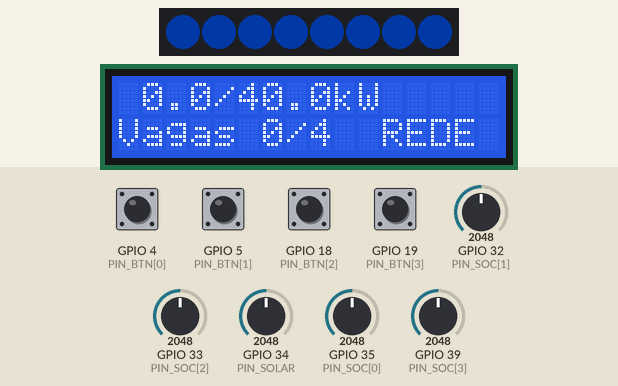
Recording of a sketch running on a simulated ESP32. Parts: 8 RGB LEDs in strip order, left to right, 16×2 character LCD. The inputs (shaded band) are chosen by the test bench; at power-on: GPIO 4 (PIN_BTN[0]), GPIO 5 (PIN_BTN[1]), GPIO 18 (PIN_BTN[2]), GPIO 19 (PIN_BTN[3]) HIGH, GPIO 34 (PIN_SOLAR) = 2048, GPIO 32 (PIN_SOC[1]) = 2048, GPIO 33 (PIN_SOC[2]) = 2048, GPIO 35 (PIN_SOC[0]) = 2048, GPIO 39 (PIN_SOC[3]) = 2048 (analog values on the 0–4095 scale). Dim RGB values are drawn brighter than linear; WiFi joins after 1.5 s; servers stay silent unless stated; uploads are accepted with an empty reply; EEPROM starts erased; what the sketch prints to the serial monitor is not drawn.

Above: at 3.0 s.
3.1 s: GPIO 4 (PIN_BTN[0]) pulled LOW for 0.15 s
At 3.53 s:
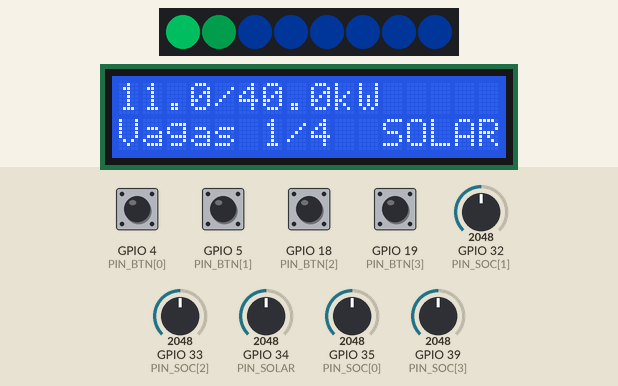
3.8 s: GPIO 34 (PIN_SOLAR) set to 951
5.9 s: GPIO 34 (PIN_SOLAR) set to 868
At 6.83 s:
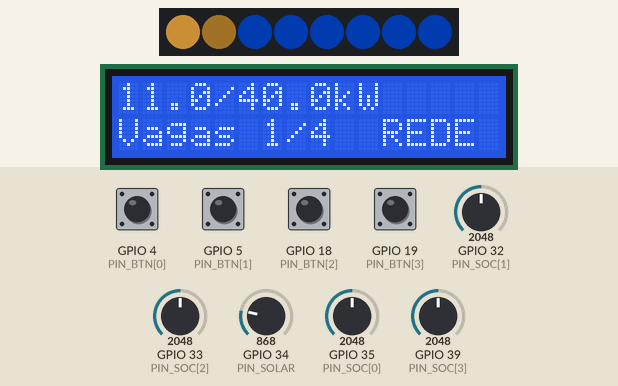
7.9 s: GPIO 5 (PIN_BTN[1]) pulled LOW for 0.15 s
At 8.13 s:
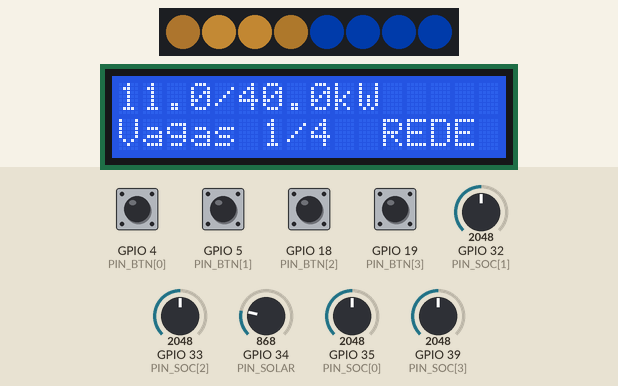
8.6 s: GPIO 18 (PIN_BTN[2]) pulled LOW for 0.15 s
At 8.93 s:
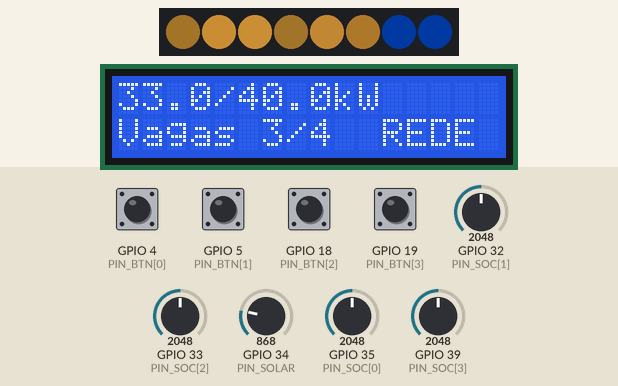
9.3 s: GPIO 19 (PIN_BTN[3]) pulled LOW for 0.15 s
At 10.81 s:
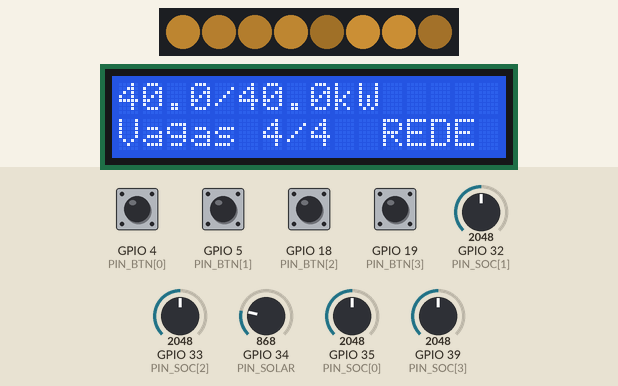
Timing chart, 0 to 11.0 s (numbered marks = the images above; inputs shaded):
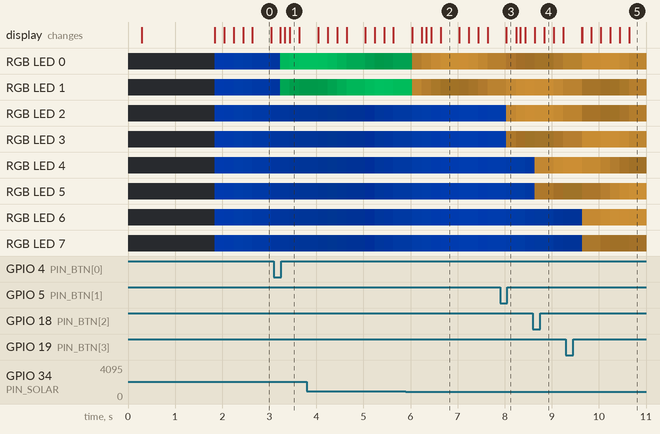

Measured:
- the behaviour switches between 901 and 900 on GPIO 34 (PIN_SOLAR) (found by bisection; images 1 and 2)

The sketch:

sketch.ino
```cpp
/* =====================================================================
   ChargeGrid Intelligence — Estação de recarga solar-first
   Challenge GoodWe 2026 · FIAP · Grupo 2
   ESP32 + Wokwi + Firebase Realtime Database

   Vaga 1: veículo REAL (telemetria do Android via Battery Status API)
   Vagas 2-4: simuladas por potenciômetro
   ===================================================================== */

#include <WiFi.h>
#include <WiFiClientSecure.h>
#include <HTTPClient.h>
#include <ArduinoJson.h>
#include <Adafruit_NeoPixel.h>
#include <Preferences.h>
#include <Wire.h>
#include <LiquidCrystal_I2C.h>

/* ============ CONFIGURE AQUI ============ */
const char* WIFI_SSID = "Wokwi-GUEST";
const char* WIFI_PASS = "";
const int   WIFI_CH   = 6;

const char* DB_URL = "https://SEU-PROJETO-default-rtdb.firebaseio.com";
/* ======================================== */

/* ---------- pinos (todos ADC1: ADC2 é bloqueado pelo Wi-Fi) ---------- */
#define PIN_SOLAR 34
const int PIN_SOC[4] = { 35, 32, 33, 39 };
const int PIN_BTN[4] = {  4,  5, 18, 19 };
#define PIN_LED   13
#define N_LEDS     8

/* ---------- parâmetros do modelo ---------- */
const float P_DISJUNTOR   = 40.0;   // kW — limite físico da entrada
const float P_REDE_PONTA  =  8.0;   // kW — teto de rede em horário de ponta
const float P_SOLAR_MAX   = 25.0;   // kW — geração de pico (escala 1:1000)
const float P_VAGA_MAX    = 11.0;   // kW — potência nominal por vaga
const float P_PISO        =  3.7;   // kW — ninguém fica parado
const float CAP_BATERIA   = 60.0;   // kWh — capacidade do "veículo"

const float TARIFA_PONTA  = 2.80;   // R$/kWh
const float TARIFA_REDE   = 2.20;
const float TARIFA_SOLAR  = 1.60;   // a tarifa segue o sol

const unsigned long TELEMETRIA_TTL = 15000;  // ms até considerar offline

/* ---------- identidade dos veículos (análogo ao EVCCID) ---------- */
const char* EVCCID[4] = {
  "A4F21B8C039E", "B7C3D91E2048", "C2E58A47F1B3", "D9014FA6C72E"
};

/* ---------- estado ---------- */
struct Vaga {
  bool     conectada  = false;
  bool     concluida  = false;
  int      soc        = 0;
  float    demanda    = 0;
  float    alocado    = 0;
  float    energia    = 0;   // kWh
  float    solarKwh   = 0;
  float    redeKwh    = 0;
  float    valor      = 0;
  uint32_t inicioMs   = 0;
  float    fase       = 0;   // animação do LED
};
Vaga vaga[4];

float solarKW      = 0;
float pLimite      = P_DISJUNTOR;
float pTotal       = 0;
float fracaoSolar  = 0;
bool  horarioPonta = false;
bool  deficitAtivo = false;

int  socRemoto = -1;
bool plugadoRemoto = false;
unsigned long ultimaTelemetria = 0;
bool telemetriaViva = false;

uint32_t contadorSessao = 0;
uint32_t contadorAlerta = 0;

/* ---------- objetos ---------- */
Adafruit_NeoPixel strip(N_LEDS, PIN_LED, NEO_GRB + NEO_KHZ800);
LiquidCrystal_I2C lcd(0x27, 16, 2);
WiFiClientSecure  net;
Preferences       prefs;

unsigned long tCiclo = 0, tRede = 0, tPub = 0, tHist = 0, tLcd = 0;
bool alternaLeitura = false;

/* =====================================================================
   SETUP
   ===================================================================== */
void setup() {
  Serial.begin(115200);
  delay(200);
  Serial.println("\n[ChargeGrid] iniciando...");

  for (int i = 0; i < 4; i++) pinMode(PIN_BTN[i], INPUT_PULLUP);
  analogReadResolution(12);

  strip.begin();
  strip.setBrightness(120);
  strip.show();

  Wire.begin(21, 22);
  lcd.init();
  lcd.backlight();
  lcd.setCursor(0, 0);
  lcd.print("ChargeGrid");
  lcd.setCursor(0, 1);
  lcd.print("conectando...");

  prefs.begin("chargegrid", false);
  contadorSessao = prefs.getUInt("sessao", 0);
  contadorAlerta = prefs.getUInt("alerta", 0);

  WiFi.begin(WIFI_SSID, WIFI_PASS, WIFI_CH);
  while (WiFi.status() != WL_CONNECTED) { delay(150); Serial.print("."); }
  Serial.printf("\n[WiFi] ok  IP %s\n", WiFi.localIP().toString().c_str());

  net.setInsecure();          // demo: sem validação de certificado

  lcd.clear();
  lcd.print("Estacao online");
}

/* =====================================================================
   ENTRADAS
   ===================================================================== */
void lerBotoes() {
  static bool ultimo[4] = { HIGH, HIGH, HIGH, HIGH };
  static unsigned long tUlt[4] = { 0, 0, 0, 0 };

  for (int i = 0; i < 4; i++) {
    bool agora = digitalRead(PIN_BTN[i]);
    if (agora != ultimo[i] && millis() - tUlt[i] > 60) {
      tUlt[i] = millis();
      ultimo[i] = agora;
      if (agora == LOW) {
        // vaga 1 obedece à telemetria quando ela está viva
        if (i == 0 && telemetriaViva) continue;
        if (vaga[i].conectada) desconectar(i);
        else                   conectar(i);
      }
    }
  }
}

void conectar(int i) {
  vaga[i] = Vaga();
  vaga[i].conectada = true;
  vaga[i].inicioMs  = millis();
  Serial.printf("[vaga %d] veiculo %s conectado\n", i + 1, EVCCID[i]);
}

void desconectar(int i) {
  if (vaga[i].conectada && vaga[i].energia > 0.01) enviarSessao(i);
  vaga[i] = Vaga();
  Serial.printf("[vaga %d] liberada\n", i + 1);
}

void lerSensores() {
  solarKW = (analogRead(PIN_SOLAR) / 4095.0) * P_SOLAR_MAX;

  for (int i = 0; i < 4; i++) {
    if (i == 0 && telemetriaViva) {
      vaga[0].soc = socRemoto;                      // veículo real
      if (plugadoRemoto && !vaga[0].conectada)  conectar(0);
      if (!plugadoRemoto &&  vaga[0].conectada) desconectar(0);
    } else {
      int leitura = 0;
      for (int k = 0; k < 5; k++) leitura += analogRead(PIN_SOC[i]);  // média móvel
      vaga[i].soc = map(leitura / 5, 0, 4095, 0, 100);
    }
  }
}

/* =====================================================================
   MODELO — demanda, rateio e energia
   ===================================================================== */
float demandaPorSoc(int soc) {
  if (soc >= 100) return 0.0;      // sessão concluída
  if (soc >=  95) return 2.0;      // taper CC-CV
  if (soc >=  80) return 7.4;      // tensão constante
  return P_VAGA_MAX;               // corrente constante
}

void calcularAlocacao() {
  pLimite = P_DISJUNTOR;
  if (horarioPonta) pLimite = min(P_DISJUNTOR, solarKW + P_REDE_PONTA);

  float demandaTotal = 0;
  int   ativas = 0;
  for (int i = 0; i < 4; i++) {
    vaga[i].alocado = 0;
    vaga[i].concluida = (vaga[i].conectada && vaga[i].soc >= 100);
    if (vaga[i].conectada && !vaga[i].concluida) {
      vaga[i].demanda = demandaPorSoc(vaga[i].soc);
      demandaTotal += vaga[i].demanda;
      ativas++;
    } else {
      vaga[i].demanda = 0;
    }
  }

  if (ativas == 0) { pTotal = 0; verificarDeficit(false); return; }

  if (demandaTotal <= pLimite) {
    for (int i = 0; i < 4; i++) vaga[i].alocado = vaga[i].demanda;
    verificarDeficit(false);
  } else {
    // prioriza quem tem menos bateria
    int ordem[4], n = 0;
    for (int i = 0; i < 4; i++)
      if (vaga[i].conectada && !vaga[i].concluida) ordem[n++] = i;
    for (int a = 0; a < n - 1; a++)
      for (int b = a + 1; b < n; b++)
        if (vaga[ordem[b]].soc < vaga[ordem[a]].soc) {
          int t = ordem[a]; ordem[a] = ordem[b]; ordem[b] = t;
        }

    float piso = min(P_PISO, pLimite / n);
    float restante = pLimite - piso * n;
    for (int k = 0; k < n; k++) {
      int i = ordem[k];
      float extra = min(vaga[i].demanda - piso, restante);
      if (extra < 0) extra = 0;
      vaga[i].alocado = piso + extra;
      restante -= extra;
    }
    verificarDeficit(true);
  }

  pTotal = 0;
  for (int i = 0; i < 4; i++) pTotal += vaga[i].alocado;
  fracaoSolar = (pTotal > 0.01) ? min(1.0f, solarKW / pTotal) : 0;
}

void acumularEnergia(float dtSegundos) {
  float h = dtSegundos / 3600.0;
  float tarifa = horarioPonta ? TARIFA_PONTA
               : (fracaoSolar > 0.5 ? TARIFA_SOLAR : TARIFA_REDE);

  for (int i = 0; i < 4; i++) {
    if (vaga[i].alocado <= 0) continue;
    float kwh = vaga[i].alocado * h;
    vaga[i].energia  += kwh;
    vaga[i].solarKwh += kwh * fracaoSolar;
    vaga[i].redeKwh  += kwh * (1.0 - fracaoSolar);
    vaga[i].valor    += kwh * tarifa;
  }
}

int minutosRestantes(int i) {
  if (vaga[i].alocado <= 0.01) return -1;
  float falta = (100 - vaga[i].soc) / 100.0 * CAP_BATERIA;   // kWh
  return (int)((falta / vaga[i].alocado) * 60.0);
}

const char* statusVaga(int i) {
  if (!vaga[i].conectada) return "livre";
  if (vaga[i].concluida)  return "concluida";
  if (vaga[i].alocado > 0) return "carregando";
  return "ocupada";
}

/* =====================================================================
   LEDS — 2 por vaga, velocidade proporcional à potência
   ===================================================================== */
void atualizarLeds() {
  for (int i = 0; i < 4; i++) {
    uint8_t r = 0, g = 0, b = 0;
    float brilhoA = 1.0, brilhoB = 1.0;

    if (!vaga[i].conectada) {
      r = 0; g = 60; b = 170;                       // azul: livre
      float p = (sin(millis() / 900.0) + 1) / 2;
      brilhoA = brilhoB = 0.25 + p * 0.45;
    } else if (vaga[i].concluida) {
      r = 0; g = 170; b = 70;                       // verde fixo
    } else if (vaga[i].alocado > 0) {
      if (fracaoSolar > 0.5) { r = 0;   g = 180; b = 90; }  // solar
      else                   { r = 232; g = 163; b = 61; }  // rede
      float vel = 0.05 + (vaga[i].alocado / P_VAGA_MAX) * 0.45;
      vaga[i].fase += vel;
      brilhoA = 0.30 + (sin(vaga[i].fase) + 1) / 2 * 0.70;
      brilhoB = 0.30 + (sin(vaga[i].fase + PI) + 1) / 2 * 0.70;
    } else {
      r = 214; g = 69; b = 60;                      // vermelho: sem potência
    }

    strip.setPixelColor(i * 2,     strip.Color(r * brilhoA, g * brilhoA, b * brilhoA));
    strip.setPixelColor(i * 2 + 1, strip.Color(r * brilhoB, g * brilhoB, b * brilhoB));
  }
  strip.show();
}

void atualizarLcd() {
  char l1[17], l2[17];
  snprintf(l1, 17, "%4.1f/%4.1fkW %s", pTotal, pLimite, horarioPonta ? "PT" : "  ");
  int ativas = 0;
  for (int i = 0; i < 4; i++) if (vaga[i].conectada) ativas++;
  snprintf(l2, 17, "Vagas %d/4  %s", ativas, fracaoSolar > 0.5 ? "SOLAR" : "REDE ");
  lcd.setCursor(0, 0); lcd.print(l1);
  lcd.setCursor(0, 1); lcd.print(l2);
}

/* =====================================================================
   FIREBASE
   ===================================================================== */
bool requisicao(const char* metodo, const String& caminho,
                const String& corpo, String& resposta) {
  HTTPClient http;
  http.setReuse(true);
  http.setTimeout(6000);
  if (!http.begin(net, String(DB_URL) + caminho)) return false;
  http.addHeader("Content-Type", "application/json");
  int code = http.sendRequest(metodo, (uint8_t*)corpo.c_str(), corpo.length());
  bool ok = (code == 200);
  if (ok) resposta = http.getString();
  http.end();
  return ok;
}

/* Um único PATCH na raiz: evita repetir handshake TLS a cada nó. */
void publicarEstado() {
  StaticJsonDocument<3072> doc;

  JsonObject est = doc.createNestedObject("estacao");
  est["entrada_kw"]        = P_DISJUNTOR;
  est["limite_atual_kw"]   = round(pLimite * 10) / 10.0;
  est["geracao_solar_kw"]  = round(solarKW * 10) / 10.0;
  est["potencia_total_kw"] = round(pTotal * 10) / 10.0;
  est["fracao_solar"]      = round(fracaoSolar * 100) / 100.0;
  est["fonte_predominante"]= fracaoSolar > 0.5 ? "solar" : "rede";
  est["horario_ponta"]     = horarioPonta;
  est["veiculo_real"]      = telemetriaViva;
  est["uptime_s"]          = millis() / 1000;

  JsonObject vs = doc.createNestedObject("vagas");
  for (int i = 0; i < 4; i++) {
    JsonObject v = vs.createNestedObject(String("vaga") + (i + 1));
    v["status"]         = statusVaga(i);
    v["veiculo_id"]     = vaga[i].conectada ? EVCCID[i] : "";
    v["potencia_kw"]    = round(vaga[i].alocado * 10) / 10.0;
    v["potencia_max_kw"]= P_VAGA_MAX;
    v["soc"]            = vaga[i].soc;
    v["energia_kwh"]    = round(vaga[i].energia * 1000) / 1000.0;
    v["valor"]          = round(vaga[i].valor * 100) / 100.0;
    v["previsao_min"]   = vaga[i].conectada ? minutosRestantes(i) : -1;
    v["fonte_real"]     = (i == 0 && telemetriaViva);
  }

  String corpo, resp;
  serializeJson(doc, corpo);
  if (!requisicao("PATCH", "/.json", corpo, resp))
    Serial.println("[firebase] falha ao publicar");
}

void lerTelemetria() {
  String resp;
  if (!requisicao("GET", "/telemetria/vaga1.json", "", resp)) return;

  StaticJsonDocument<256> doc;
  if (deserializeJson(doc, resp) || doc.isNull()) return;

  int  s = doc["soc"]     | -1;
  bool p = doc["plugado"] | false;
  if (s >= 0) {
    socRemoto = s;
    plugadoRemoto = p;
    ultimaTelemetria = millis();
    if (!telemetriaViva) Serial.println("[telemetria] veiculo real online");
  }
}

void lerComandos() {
  String resp;
  if (!requisicao("GET", "/comandos.json", "", resp)) return;

  StaticJsonDocument<768> doc;
  if (deserializeJson(doc, resp) || doc.isNull()) return;

  for (JsonPair kv : doc.as<JsonObject>()) {
    JsonObject c = kv.value().as<JsonObject>();
    if (c["lido"] | true) continue;

    String alvo  = kv.key().c_str();
    String acao  = c["acao"] | "";
    float  valor = c["valor"] | 0.0;

    if (alvo == "estacao") {
      if (acao == "ponta") horarioPonta = (valor > 0.5);
      Serial.printf("[comando] ponta = %d\n", horarioPonta);
    } else {
      int i = alvo.substring(4).toInt() - 1;
      if (i >= 0 && i < 4) {
        if      (acao == "parar")   desconectar(i);
        else if (acao == "iniciar") conectar(i);
        else if (acao == "limitar") vaga[i].demanda = valor;
        Serial.printf("[comando] %s -> %s\n", alvo.c_str(), acao.c_str());
      }
    }
    String r;
    requisicao("PATCH", "/comandos/" + alvo + ".json", "{\"lido\":true}", r);
  }
}

void enviarSessao(int i) {
  StaticJsonDocument<384> doc;
  doc["vaga"]        = String("vaga") + (i + 1);
  doc["veiculo_id"]  = EVCCID[i];
  doc["energia_kwh"] = round(vaga[i].energia * 1000) / 1000.0;
  doc["solar_kwh"]   = round(vaga[i].solarKwh * 1000) / 1000.0;
  doc["rede_kwh"]    = round(vaga[i].redeKwh * 1000) / 1000.0;
  doc["valor"]       = round(vaga[i].valor * 100) / 100.0;
  doc["duracao_s"]   = (millis() - vaga[i].inicioMs) / 1000;
  doc["soc_final"]   = vaga[i].soc;

  String corpo, resp;
  serializeJson(doc, corpo);
  if (requisicao("POST", "/sessoes.json", corpo, resp)) {
    contadorSessao++;
    prefs.putUInt("sessao", contadorSessao);
    Serial.printf("[sessao %u] %.2f kWh  R$ %.2f\n",
                  contadorSessao, vaga[i].energia, vaga[i].valor);
  }
}

void verificarDeficit(bool emDeficit) {
  if (emDeficit && !deficitAtivo) {
    StaticJsonDocument<320> doc;
    doc["tipo"]       = "demanda_acima_do_limite";
    doc["severidade"] = "aviso";
    doc["mensagem"]   = String("Demanda excede ") + pLimite +
                        " kW disponiveis. Potencia rateada entre as vagas.";
    doc["uptime_s"]   = millis() / 1000;
    String corpo, resp;
    serializeJson(doc, corpo);
    if (requisicao("POST", "/alertas.json", corpo, resp)) {
      contadorAlerta++;
      prefs.putUInt("alerta", contadorAlerta);
    }
    Serial.println("[alerta] rateio ativado");
  }
  deficitAtivo = emDeficit;
}

void enviarHistorico() {
  StaticJsonDocument<256> doc;
  doc["potencia_kw"] = round(pTotal * 10) / 10.0;
  doc["solar_kw"]    = round(solarKW * 10) / 10.0;
  doc["limite_kw"]   = round(pLimite * 10) / 10.0;
  doc["uptime_s"]    = millis() / 1000;
  String corpo, resp;
  serializeJson(doc, corpo);
  requisicao("POST", "/historico.json", corpo, resp);
}

/* =====================================================================
   LOOP
   ===================================================================== */
void loop() {
  unsigned long agora = millis();

  // telemetria expirada -> volta ao potenciômetro sozinho
  telemetriaViva = (agora - ultimaTelemetria < TELEMETRIA_TTL) && socRemoto >= 0;

  if (agora - tCiclo >= 200) {
    float dt = (agora - tCiclo) / 1000.0;
    tCiclo = agora;

    lerBotoes();
    lerSensores();
    calcularAlocacao();
    acumularEnergia(dt);
    atualizarLeds();
  }

  if (agora - tLcd >= 500)  { tLcd  = agora; atualizarLcd(); }

  if (agora - tRede >= 1000) {
    tRede = agora;
    alternaLeitura = !alternaLeitura;
    if (alternaLeitura) lerTelemetria();
    else                lerComandos();
  }

  if (agora - tPub  >= 2000)  { tPub  = agora; publicarEstado(); }
  if (agora - tHist >= 30000) { tHist = agora; enviarHistorico(); }
}
```
